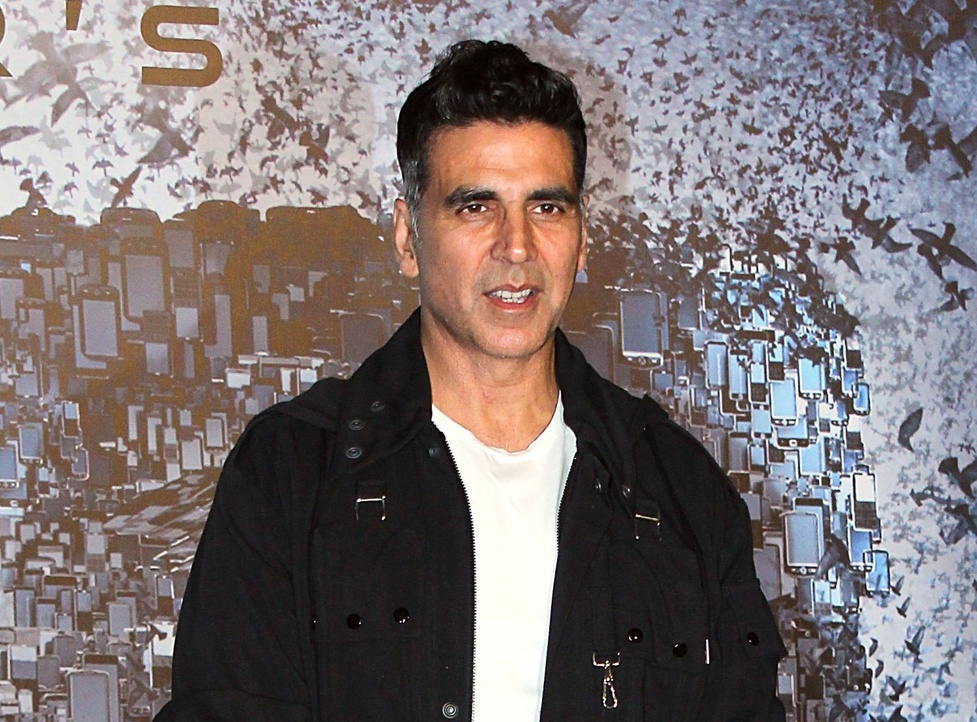
#> input picture Face recognition/Face Recognition_FR/face dataset/face attendance/Akshay Kumar_1/3.jpg, 977 x 722 px, shrunk from 1480 x 1093 before the run, given in place of the camera
$ jupyter execute --allow-errors 'Face recognition-checkpoint.ipynb'   (text cells are left out)
#> lines starting #> are read from the running program, lines starting #| are printed output that depends on the picture
[cell 1]
import cv2
import numpy as np
import os

[cell 2]
#cam = cv2.VideoCapture(0)
##cam.set(4, 480) # set video height

[cell 3]
face_detector = cv2.CascadeClassifier(r'C:\Users\Q209\Current projects\Face Recognition\haarcascade_frontalface_default.xml')

[cell 4]
# For each person, enter one numeric face id
user_name = input('enter user name end press <return> ==> ')
user_id = input('\n enter user id end press <return> ==> ')

print("\n [INFO] Initializing face capture. Look the camera and wait ...")
# Initialize individual sampling face count
count = 1

parent_dir = os.path.abspath(os.curdir)
user_folder = parent_dir +'/'+ user_name + "_" + str(user_id)
if not os.path.exists(user_folder):
    print("Directory Doesn't Exists, Creating Directory!")
    os.mkdir(user_folder)
    os.chdir(user_folder)
    print(os.getcwd())
else:
    os.chdir(user_folder)

[cell 5]
cam = cv2.VideoCapture(0)
#parent_dir = os.path.abspath(os.curdir)
#user_folder = parent_dir +'/'+ user_name + "_" + str(user_id)

while(True):
    filename = user_name + "_" + str(id) + "_" + str(count)+ ".jpg"
    #filename = user_name + "_" + str(id) + "_" + str(count)+ ".jpg"
    #filename = r'C:\Users\Q209\Current projects\Face Recognition/Facedataset'+user_name+"_" +str(user_id)+"_"+str(count)+".jpg"
    ret, img = cam.read()
#> img is the input picture: shape (722, 977, 3); mean B, G, R 115.1, 114.3, 124.1
    img = cv2.flip(img, 1) # flip video image vertically
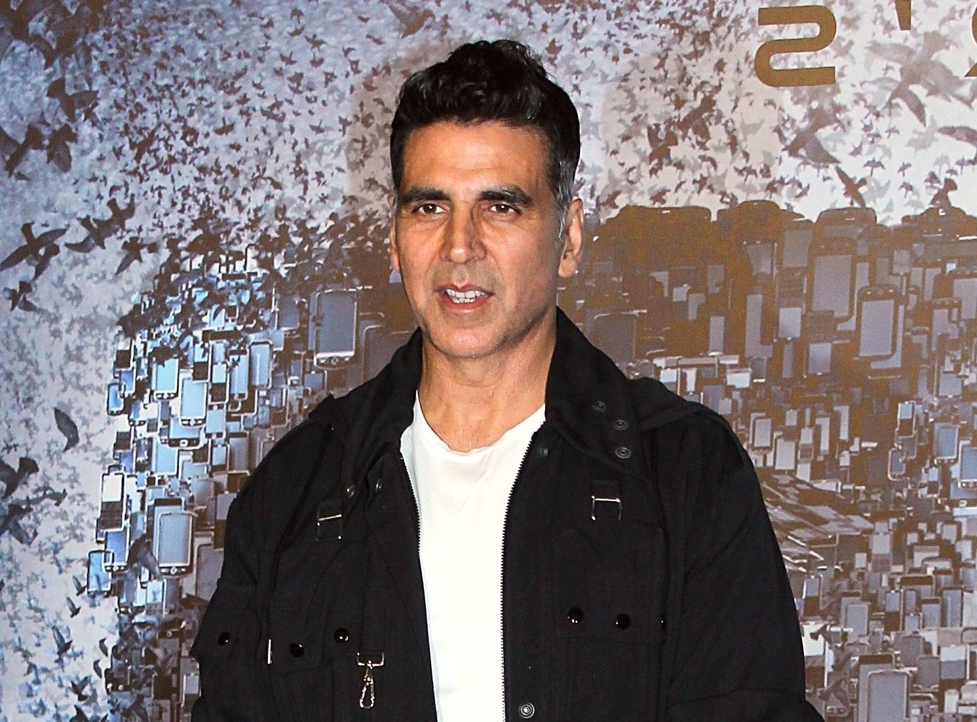
#> img: shape (722, 977, 3); mean B, G, R 115.1, 114.3, 124.1
    gray = cv2.cvtColor(img, cv2.COLOR_BGR2GRAY)
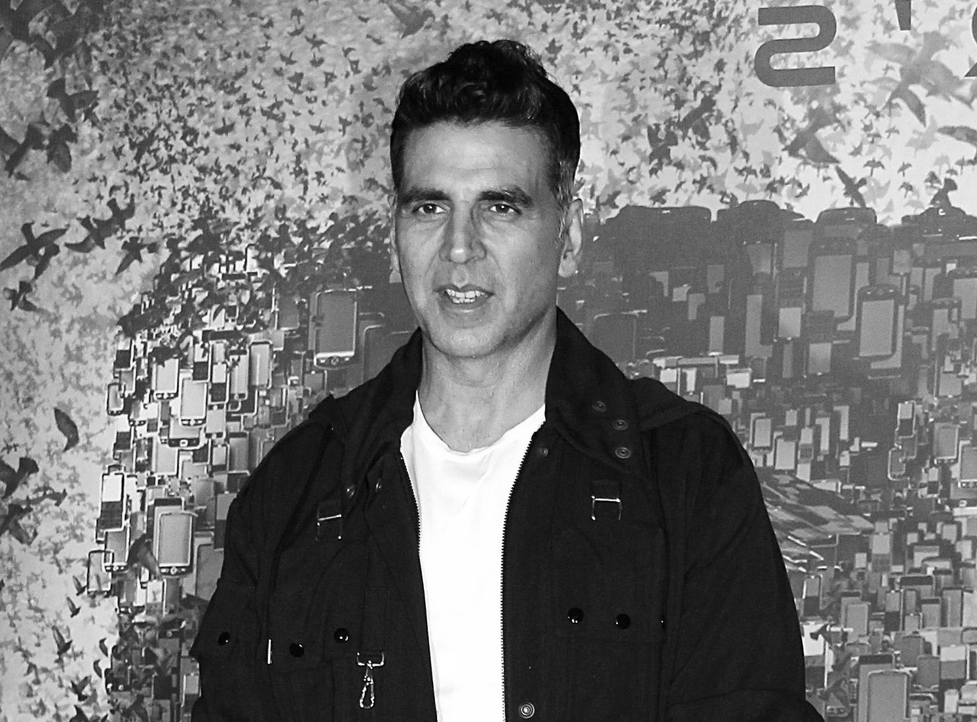
#> gray: shape (722, 977); min 0, max 255, mean 117.3
    faces = face_detector.detectMultiScale(gray, 1.3, 5)
#> faces = [[365, 131, 204, 204]]

    for (x,y,w,h) in faces:
        cv2.rectangle(img,(x,y),(x+w,y+h),(255,255,0), 2)
        count += 1

        # Save the captured image into the datasets folder
        cv2.imwrite(filename, gray[y:y+h,x:x+w])
        cv2.imshow('image', img)
#> this loop made 1 pass
#> (x, y, w, h, count) on pass 1: (365, 131, 204, 204, 2)
#> pass 1, `cv2.imwrite(filename, gray[y:y+h,x:x+w])`:
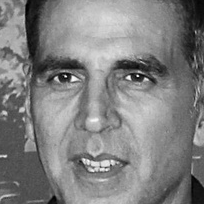
#> saved as _<built-in function id>_1.jpg: shape (204, 204); min 1, max 254, mean 128.4
#> pass 1, `cv2.imshow('image', img)`:
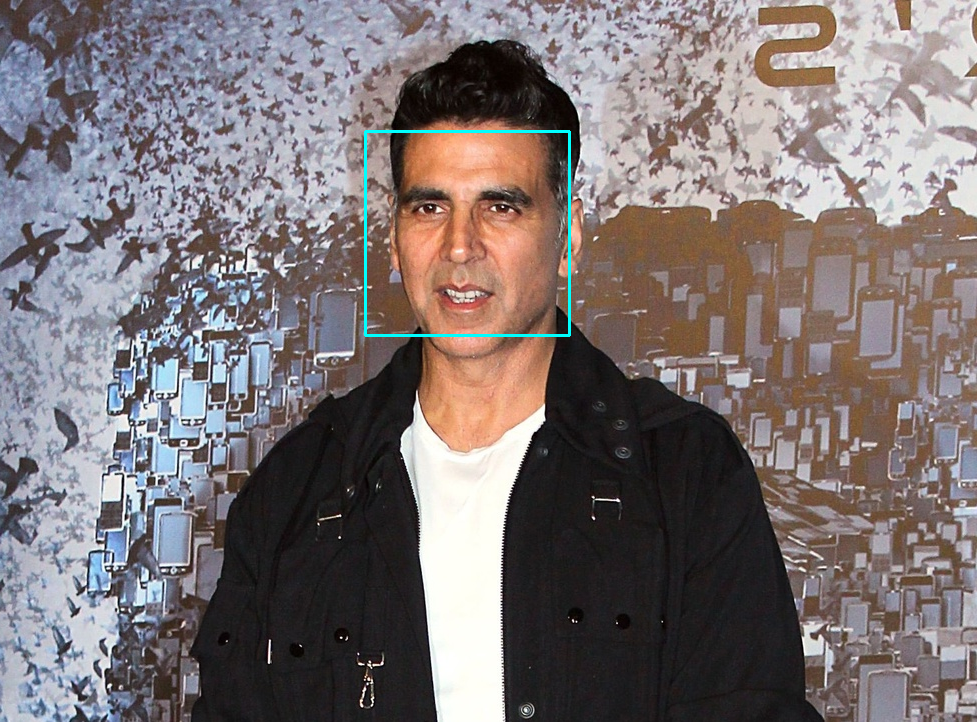
#> window 'image': shape (722, 977, 3); mean B, G, R 115.7, 114.8, 123.6
#> after the loop, count = 2

    k = cv2.waitKey(100) & 0xff
#> (key q is pressed here)
    if k == 27: # Press 'ESC' for exiting video
        break
    elif count >= 30: # Take 30 face sample and stop video
         break

# Do a bit of cleanup
print("\n [INFO] Exiting Program and cleanup stuff")
cam.release()
cv2.destroyAllWindows()
#file.close

$ run again, on Face recognition/Face Recognition_FR/face dataset/face attendance/Akshay Kumar_1/6.jpg
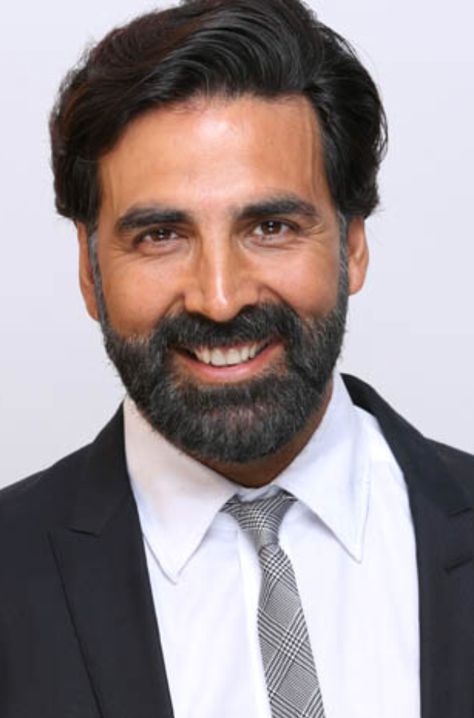
#> input picture Face recognition/Face Recognition_FR/face dataset/face attendance/Akshay Kumar_1/6.jpg, 474 x 718 px, given in place of the camera
#> img is the input picture: shape (718, 474, 3); mean B, G, R 146.8, 144.7, 155.5
#> `gray = cv2.cvtColor(img, cv2.COLOR_BGR2GRAY)`:
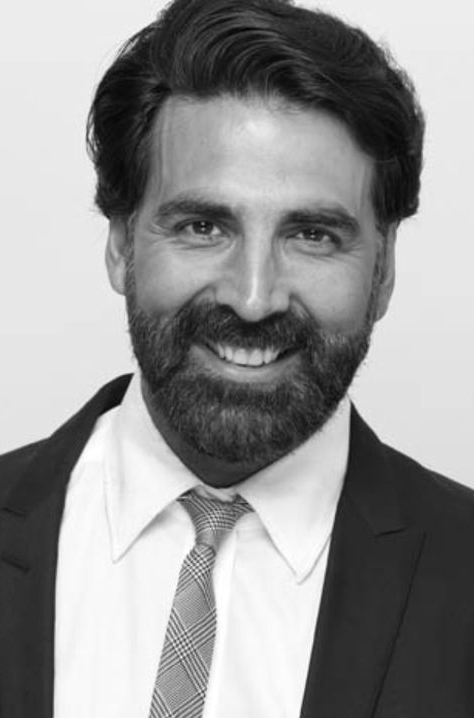
#> gray: shape (718, 474); min 1, max 255, mean 148.1
#> faces = [[93, 107, 320, 320]]
#> the loop `for (x,y,w,h) in faces:` made 1 pass
#> (x, y, w, h, count) on pass 1: (93, 107, 320, 320, 2)
#> pass 1, `cv2.imshow('image', img)`:
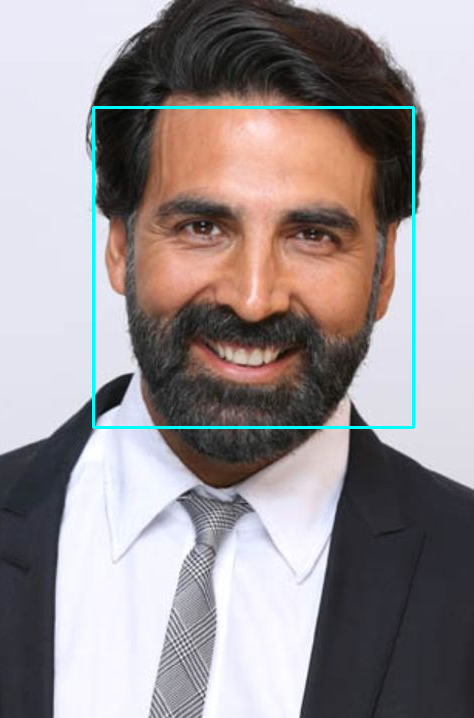
#> window 'image': shape (718, 474, 3); mean B, G, R 148.1, 146.1, 153.8
#> after the loop `for (x,y,w,h) in faces:`: count = 2

$ run again, on Face recognition/Face Recognition_FR/face dataset/face attendance/Akshay Kumar_1/4.jfif
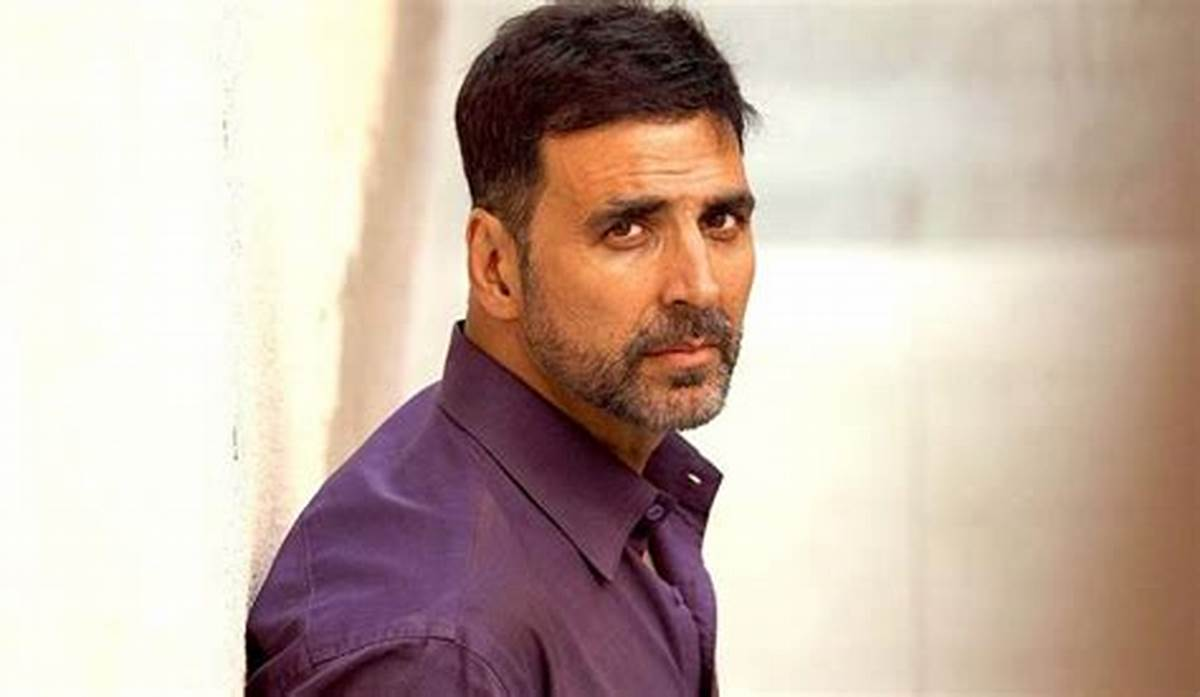
#> input picture Face recognition/Face Recognition_FR/face dataset/face attendance/Akshay Kumar_1/4.jfif, 1200 x 697 px, given in place of the camera
#> img is the input picture: shape (697, 1200, 3); mean B, G, R 167.1, 178.5, 198.5
#> `gray = cv2.cvtColor(img, cv2.COLOR_BGR2GRAY)`:
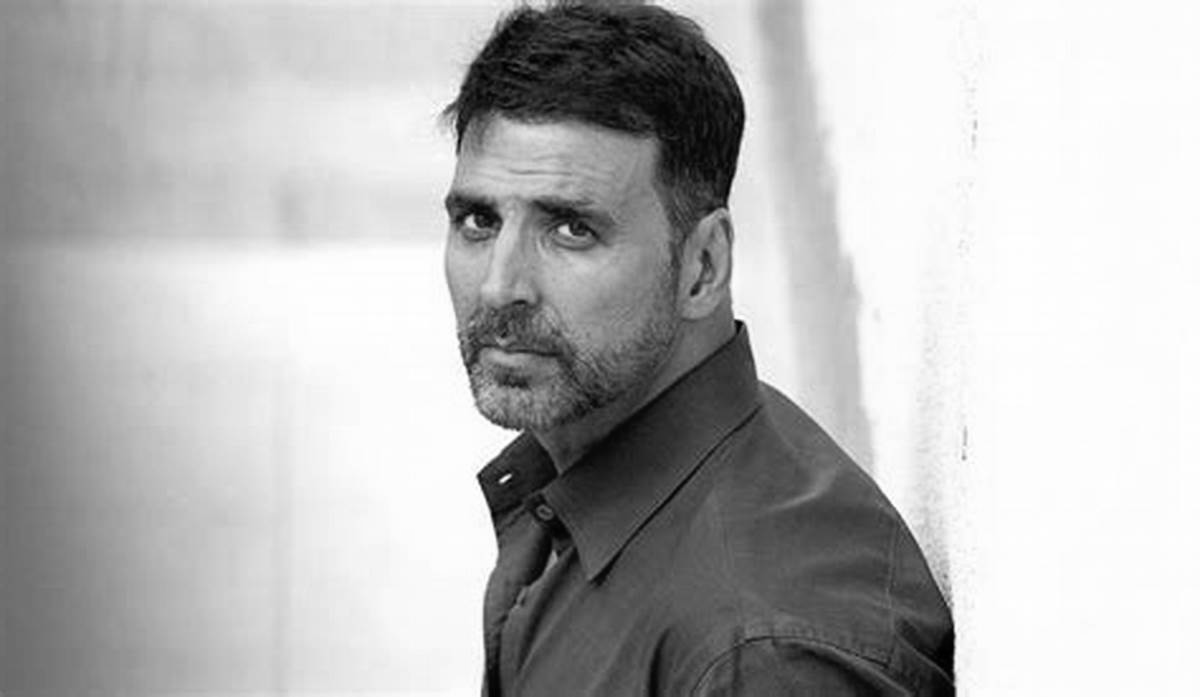
#> gray: shape (697, 1200); min 0, max 255, mean 183.2
#> faces = [[371, 113, 289, 289]]
#> the loop `for (x,y,w,h) in faces:` made 1 pass
#> (x, y, w, h, count) on pass 1: (371, 113, 289, 289, 2)
#> pass 1, `cv2.imshow('image', img)`:
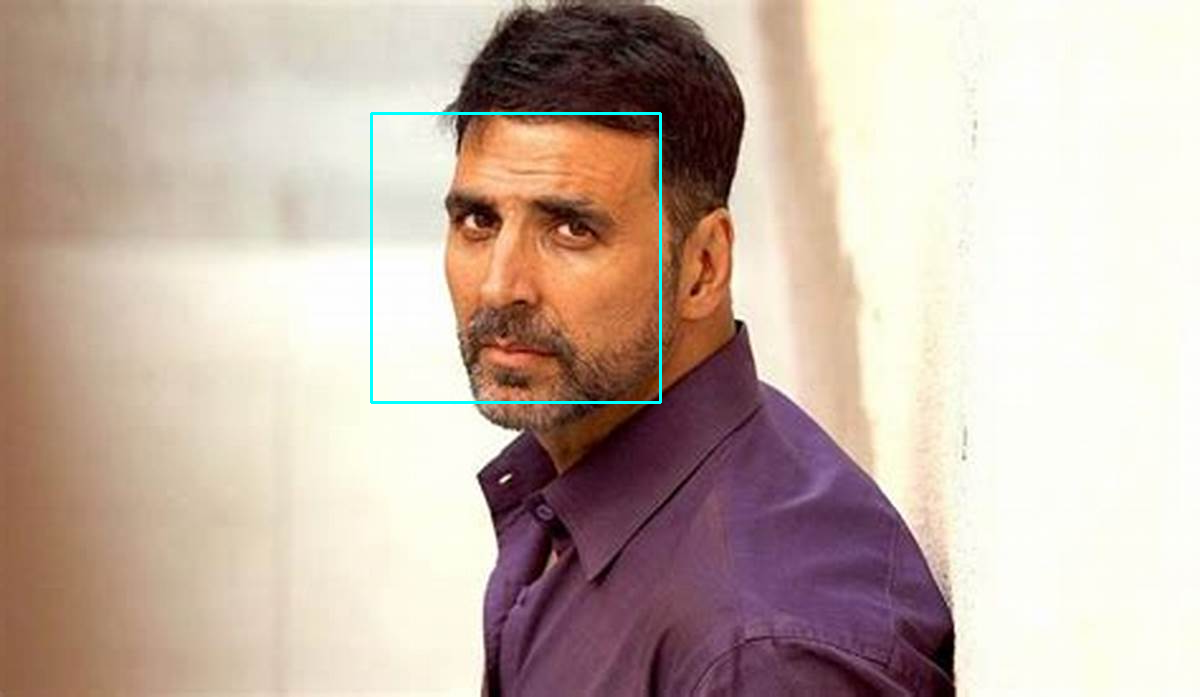
#> window 'image': shape (697, 1200, 3); mean B, G, R 167.7, 179, 197.8
#> after the loop `for (x,y,w,h) in faces:`: count = 2
